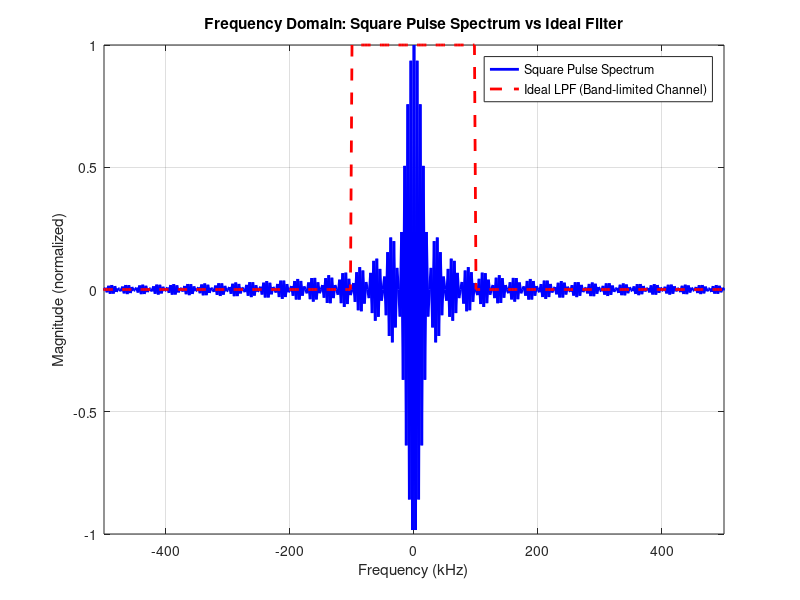

Reproduce this figure in MATLAB. (Note: this script raises an error after producing the figure.)
%% Parameters
B = 100e3;                    % Channel bandwidth = 100 kHz
T = 2 / B;                    % Pulse duration = 20 us
Fs = 20 * B;                  % Sampling frequency = 2 MHz (oversampling)
dt = 1 / Fs;
t = -10*T:dt:10*T;              % Time vector, wide enough to contain full pulse
N = length(t);

%% message Square Pulse (duration T, centered at t = 0)  
width = 2*T ;
square_pulse = rectpuls(t, width); % from [40us to -40 us] in freq turn to sinc with nulls at 25 , 50 , 100 , .......
%% Frequency vector for plotting
f = linspace(-Fs/2, Fs/2, N);   % Frequency axis centered at 0 Hz

%% FFT of square pulse
X_f = fftshift(fft(square_pulse));         % Centered FFT
X_mag = (X_f) / max(abs(X_f));          % Normalize

%% Define Ideal Low-Pass Filter in Frequency Domain
thefilter = rectpuls(f,2*B);           % 1 in [-B, B], 0 elsewhere

%% Plot Both in Frequency Domain
figure;
plot(f/1e3, X_mag, 'b', 'LineWidth', 2); hold on;
plot(f/1e3, thefilter, 'r--', 'LineWidth', 2);
xlabel('Frequency (kHz)');
ylabel('Magnitude (normalized)');
title('Frequency Domain: Square Pulse Spectrum vs Ideal Filter');
legend('Square Pulse Spectrum', 'Ideal LPF (Band-limited Channel)');
xlim([-500 500]);  % Show ±500 kHz around 0
grid on;


Square_pulse_Freq = fftshift(fft(square_pulse));
Filtered_Freq = Square_pulse_Freq .* thefilter;
filtered_time = ifft(ifftshift(Filtered_Freq), 'symmetric');

figure;
plot(t*1e6, square_pulse, 'b', 'LineWidth', 1.5); hold on;
plot(t*1e6, filtered_time, 'r', 'LineWidth', 1.5);
xlabel('Time (\mus)'); ylabel('Amplitude');
legend('Original', 'Filtered');
title('Square Pulse Before and After Band-Limited Channel ');
grid on;


figure;
plot(f/1e3, abs(Square_pulse_Freq), 'b'); hold on;
plot(f/1e3, abs(Filtered_Freq), 'r');
xlabel('Frequency (kHz)'); ylabel('|Amplitude|');
legend('Original Spectrum', 'Filtered Spectrum');
title('Frequency Domain Before and After Filtering');
grid on;

pulse1 = rectpuls(abs(t - T) ,T/2);  % First pulse at t = T
pulse2 = rectpuls(abs(t - 3*T) , T/2); % Second pulse at t = 3T


% Frequency-domain filtering
P1_F = fftshift(fft(pulse1));
P1_Filt = P1_F .* thefilter;
pulse1_out = ifft(ifftshift(P1_Filt), 'symmetric');

P2_F = fftshift(fft(pulse2));
P2_Filt = P2_F .* thefilter;
pulse2_out = ifft(ifftshift(P2_Filt), 'symmetric');

figure;
plot(t*1e6, pulse1, 'b--', 'LineWidth', 1.2); hold on;
plot(t*1e6, pulse2, 'g--', 'LineWidth', 1.2);
xlabel('Time (\mus)'); ylabel('Amplitude');
legend('Pulse 1 (input)', 'Pulse 2 (input)');
title('Original Two Square Pulses Before Channel');
grid on;

figure;
plot(t*1e6, pulse1_out, 'b', 'LineWidth', 1.5); hold on;
plot(t*1e6, pulse2_out, 'g', 'LineWidth', 1.5);
xlabel('Time (\mus)'); ylabel('Amplitude');
legend('Pulse 1 (output)', 'Pulse 2 (output)');
title('3-Filtered Pulses After Band-Limited Channel');
grid on;
